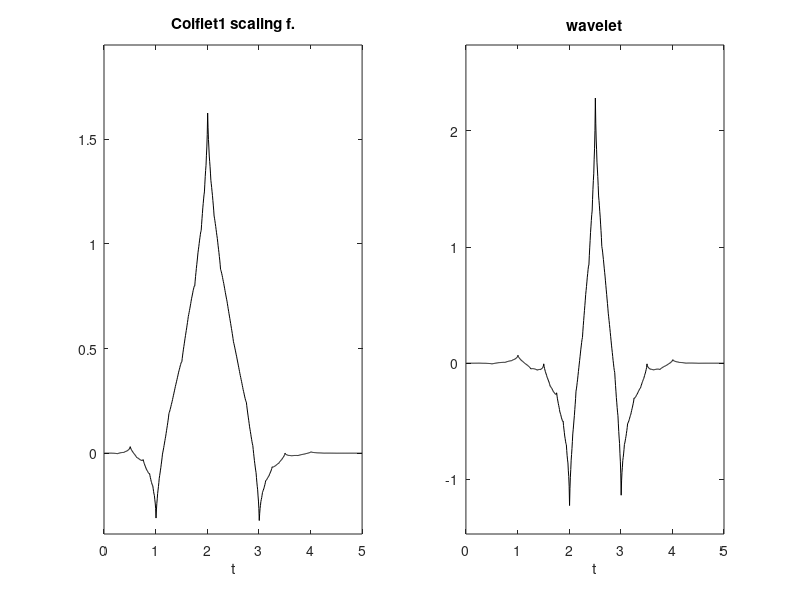

Here is the MATLAB script that generated this plot:
% Coiflet1 phi(t), psi(t)

%coefficients

h0=[-0.051429728471,0.238929728471,0.602859456942,0.272140543058...
,-0.051429972847,-0.011070271529]*sqrt(2);

Ns=128; %number of function samples

%scaling function
%using cascade algorithm
M=length(h0);
hN=sqrt(2)*h0;
phi=[ones(1,3*M*Ns),0]/(3*M); %initial iteration
%upsample hN, inserting Ns-1 zeros between samples
hup=[hN;zeros(Ns-1,M)];
hup=hup(1:(Ns*M));
%iteration
for nn=0:12,
   aux=conv(hup,phi);
   phi=aux(1:2:length(aux)); %downsampling by 2  
end

%wavelet
%the h1(n) coefficients
h1=fliplr(h0); h1(1:2:end)=-h1(1:2:end);
%the wavelet psi(t), using definition
%upsample
hN=sqrt(2)*h1;
h1up=[hN;zeros(Ns-1,M)];
h1up=h1up(1:Ns*M-1);
%downsample by 2
aux=conv(h1up,phi); 
psi=aux(1:2:length(aux));

%display
subplot(1,2,1)
phi=phi(1:(M-1)*Ns); %the supported part
t=(1:length(phi))/Ns;
plot(t,phi,'k'); %plots the scaling function
axis([0 max(t) 1.2*min(phi) 1.2*max(phi)]);
title('Coiflet1 scaling f.'); xlabel('t');

subplot(1,2,2)
psi=psi(1:(M-1)*Ns); %the supported part
t=(1:length(psi))/Ns;
plot(t,psi,'k'); %plots the wavelet
axis([0 max(t) 1.2*min(psi) 1.2*max(psi)]);
title('wavelet'); xlabel('t');
